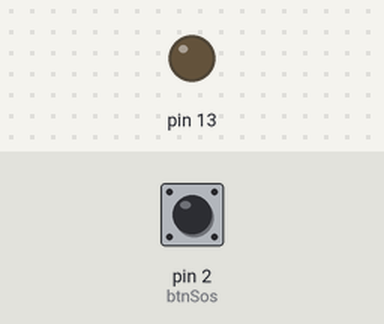
Bench run of a sketch on a simulated Arduino Uno, built with avr-gcc and run on an emulated ATmega328P. Parts: output pins drawn as LEDs (lit = HIGH). The inputs (shaded band) are chosen by the test bench; at power-on: pin 2 (btnSos) HIGH.

Above: at 1.2 s.
1.3 s: pin 2 (btnSos) pulled LOW for 0.15 s
At 2.1 s:
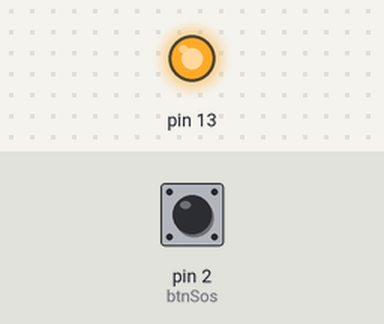
Timing chart, 0 to 8.6 s (numbered marks = the images above; inputs shaded):
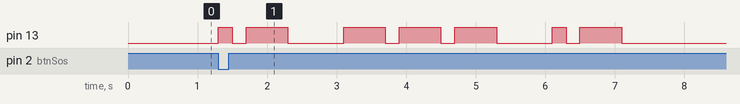

Measured:
- after the input at 1.3 s, pin 13: LOW → HIGH at once, → LOW 0.20 s later, → HIGH 0.20 s later, → LOW 0.60 s later, … (14 changes in this stretch)

The sketch:

Sos2.ino
```cpp
#include <Button.h>
#include <MorsePulse.h>


//Create a butoon object
Button btnSos(2);

//Create a MorsePulse object with ledPin 13 and morse speed 200
MorsePulse blinker(13, 200);


void setup()
{
	btnSos.begin();
}

void loop()
{
	//Start blinking
	if(btnSos.pressed()){

		//Blink until btnSos is released
		while(!btnSos.released()){
			blinker.pulseText("sos");
		}
	}
}
```
